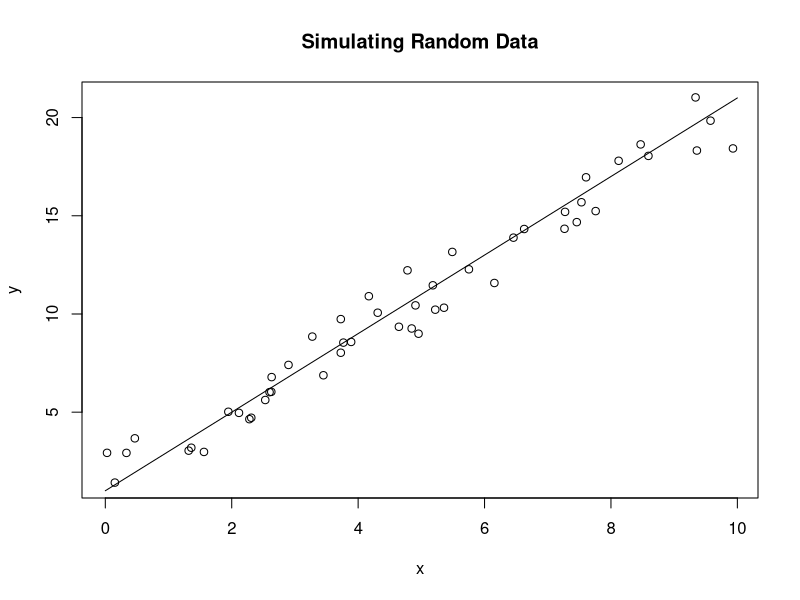
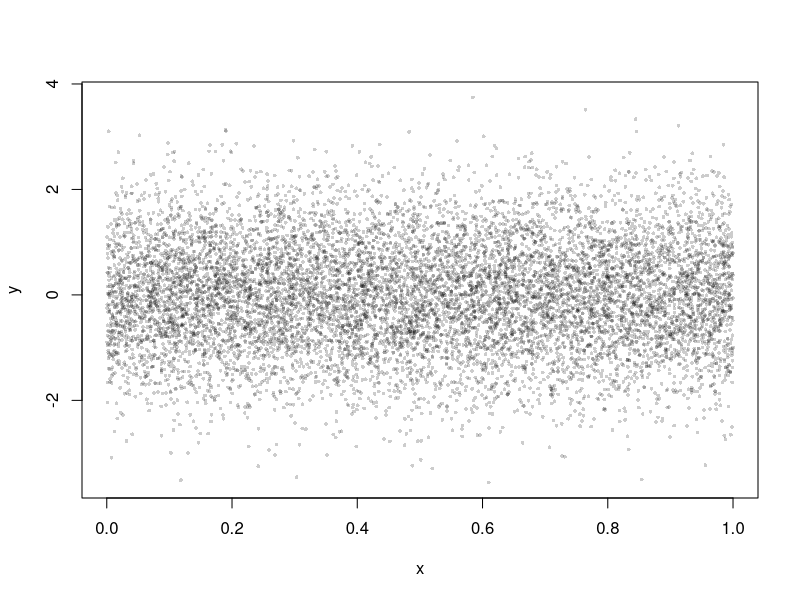
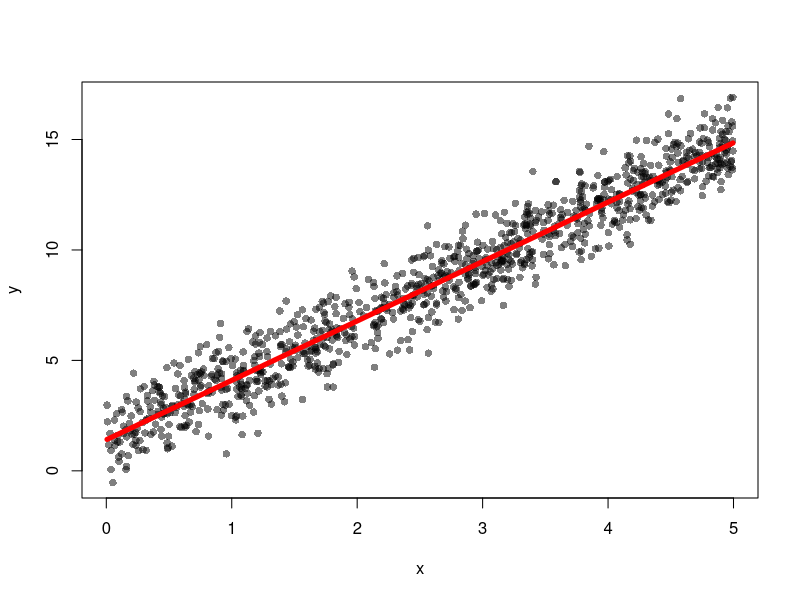

R code for these plots, in order:
## ---- chunk 1
c(1,0,-1,2)
seq(0,10,by=2)
0:10
rep(0,times=5)
## ---- chunk 2
runif(3,0,5)
rnorm(4)
sample(0:6,20,replace=TRUE)
## ---- chunk 3
1:10 / rep(2,10)
1:5 * 1:5
## ---- chunk 4
n <- 50
x <- runif(n,0,10)
err <- rnorm(n)
y <- 2*x + 1 + err
plot(x,y)
X <- 0:10
Y <- 2*X + 1
lines(X,Y,'l')
title('Simulating Random Data')
## ---- chunk 5
x <- runif(10000)
y <- rnorm(10000)
plot(x,y,col=rgb(0,0,0,0.2),pch=16,cex=0.5)
## ---- chunk 6
matrix(1:4,2,byrow=TRUE)
matrix(1,3,2)
matrix(sample(-9:9,9,replace=TRUE),nrow=3)
## ---- chunk 7
A <- matrix(1:4,2,2,byrow=TRUE)
A * A
## ---- chunk 8
B <- matrix(2,2,2,byrow=TRUE)
A / B
## ---- chunk 9
A <- matrix(c(2,3,-1,1),nrow=2,byrow=TRUE)
A
B <- matrix(c(-1,2,0,2),nrow=2,byrow=TRUE)
B
A %*% B
## ---- chunk 10
A <- matrix( sample(-1:1,16,replace=TRUE) , nrow=4 , byrow=TRUE )
A
t(A)
## ---- chunk 11
v <- matrix( c(1,2) , nrow=1 )
w <- t(v)
v %*% w # 1^2 + 2^2 = 5
## ---- chunk 12
A <- matrix( sample(-10:10,16,replace=TRUE) , nrow=4 , byrow=TRUE )
A
B <- solve(A)
B
A %*% B
## ---- chunk 13
linreg <- function(x,y) {
  M <- matrix(nrow=length(x),ncol=2)
  M[,1] <- 1 # Set all entries in first column to 1
  M[,2] <- x # Set the second column to the x values
  Y <- matrix(y,ncol=1)
  A <- solve( t(M) %*% M ) %*% t(M) %*% Y
  
  plot(x,y,col=rgb(0,0,0,0.5),pch=16)
  X <- seq(min(x),max(x),length=3)
  lines(X, A[1,1] + A[2,1]*X,col='red',lwd=5)
  
  ymean <- sum(y) / length(y)
  total_err <- sum( (y - ymean)^2 )
  residues <- sum( (M %*% A - y)^2 )
  R2 <- 1 - residues / total_err
  
  print( paste('Linear model: y = ',
               round(A[1,1],2), ' + ',
               round(A[2,1],2),
               'x, and R2 = ',
               round(R2,2),'.',sep=''))
  return(A)
}
## ---- chunk 14
x <- runif(1000,0,5)
err <- rnorm(1000)
y <- 2.7*x + 1.4 + err
coefs <- linreg(x,y)
